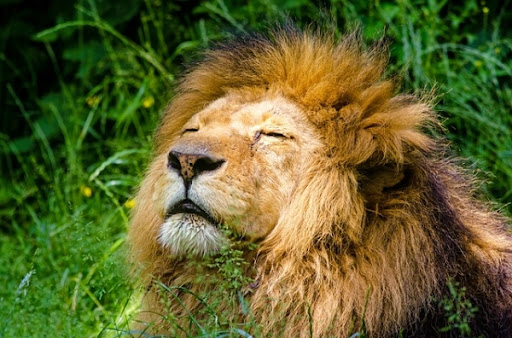
#> input picture python_work/20211220-py/cat.jpg, 512 x 338 px
$ python EX02.py
#> lines starting #> are read from the running program, lines starting #| are printed output that depends on the picture; after the words box and inside, x2 and y2 are one past the last pixel; in counts of white or black regions, pixels touching at a corner belong together
import cv2
import numpy as np

img = cv2.imread('cat.jpg', cv2.IMREAD_COLOR)
#> img is the input picture: shape (338, 512, 3); mean B, G, R 44.2, 97.2, 94.9

cv2.line(img, (50, 50), (100, 150), (0, 0, 255), 1) #직선
#> img: shape (338, 512, 3); 0.06% of pixels changed, all inside (x1, y1, x2, y2) = (50, 50, 101, 151)
cv2.line(img, (100, 150), (150, 50), (0, 0, 255), 1) #직선
cv2.rectangle(img, (0, 0), (50, 50), (255, 0,), -1)  # 사각형
cv2.putText(img, 'lion', (50, 60), cv2.FONT_HERSHEY_PLAIN, 3, (255, 255, 255))
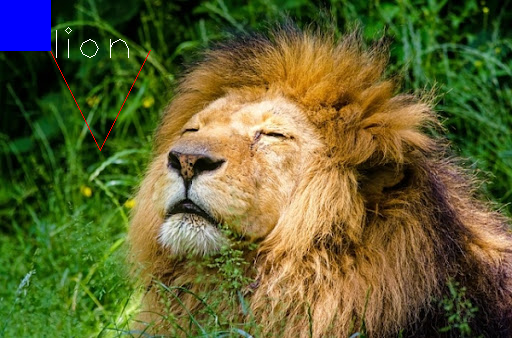
#> img: shape (338, 512, 3); mean B, G, R 48.3, 97, 95.3

rabbit_img = cv2.imread('rabbit.jpg', cv2.IMREAD_COLOR)
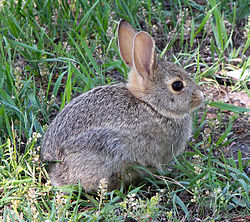
#> input picture python_work/20211220-py/rabbit.jpg, 250 x 222 px
#> rabbit_img is the input picture: shape (222, 250, 3); mean B, G, R 108.7, 125.4, 111.7

cv2.circle(rabbit_img, (50, 50), 10, (0, 0, 255), 5)  # 원
points = np.array([[30, 30], [100, 40], [70, 10], [100, 120]])
cv2.polylines(rabbit_img, [points], False, (255, 0, 0), 5)  # 다각형
cv2.putText(rabbit_img, 'rabbit', (50, 60), cv2.FONT_HERSHEY_PLAIN, 2, (255, 255, 255))
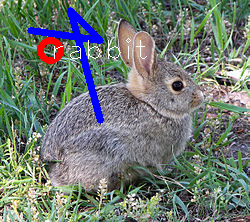
#> rabbit_img: shape (222, 250, 3); mean B, G, R 113.2, 121.9, 111.2

cv2.imshow('cat', img)
cv2.imshow('rabbit', rabbit_img)
cv2.waitKey(0)
